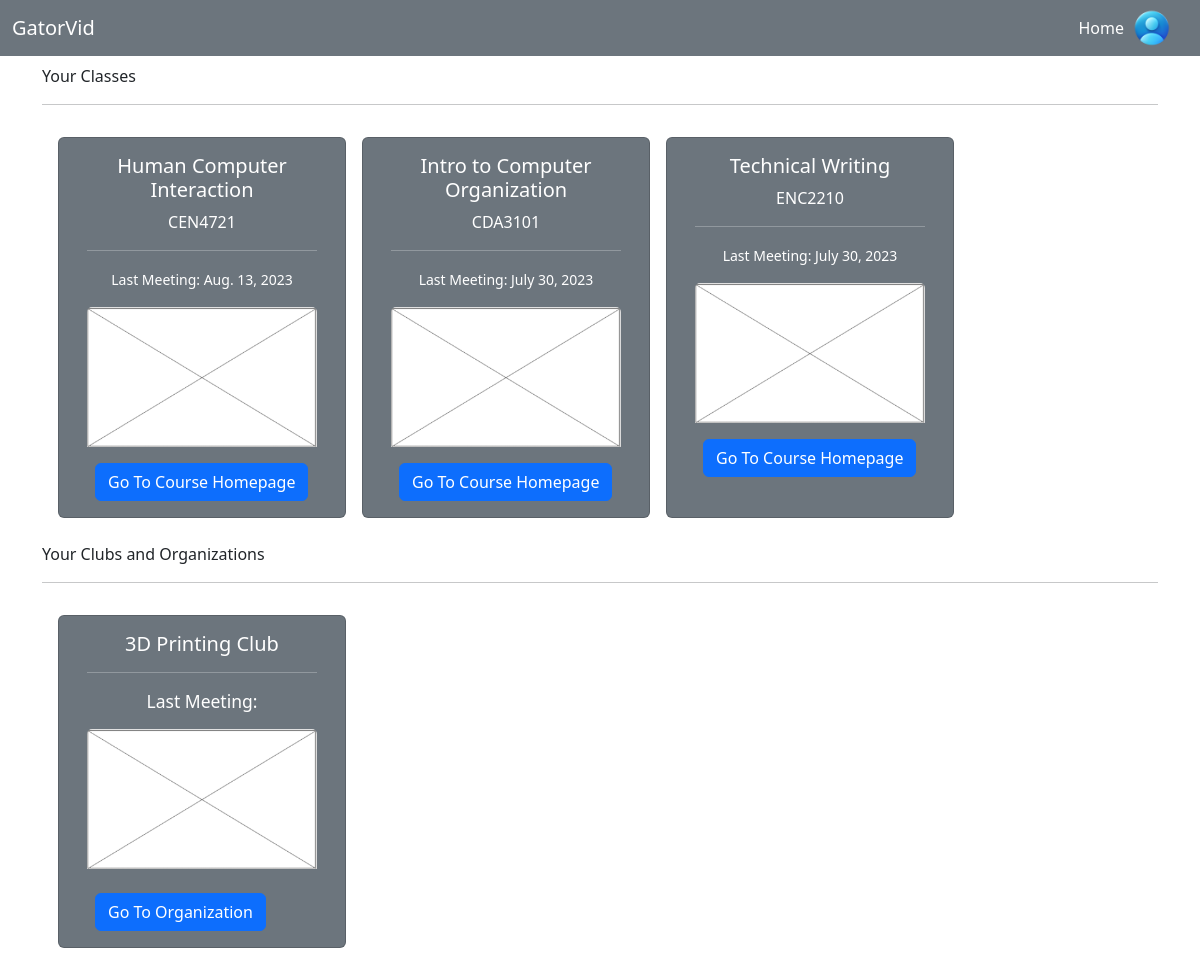
The page / on the database its author committed.
### streaming_app/models.py (models this page shows, shortened)
class Course(models.Model):
    name = models.CharField(max_length=120)
    course_code = models.CharField(max_length=10, unique=True)
    description = models.TextField()
    start_date = models.DateField()
    end_date = models.DateField()

class Club(models.Model):
    name = models.CharField(max_length=100)
    purpose = models.TextField()
    email = models.EmailField()
    announcements = models.TextField()
    events = models.TextField()

### streaming_app/views.py (the view)
# urls.py: path('', views.index_view, name='index'),
def index_view(request):
    courses = Course.objects.all()
    clubs = Club.objects.all()
    context = {
        "courses": courses,
        "clubs": clubs,
    }
    return render(request, 'index.html', context)

### streaming_app/templates/index.html (shortened to what this page needs)
<!DOCTYPE html>
<html lang="en">
<head>
	<link rel="stylesheet" href="../static/streaming_app/styles.css">
	{% load static %}
	<link rel="stylesheet" href={% static 'streaming_app/bootstrap-5.3.0-dist/css/bootstrap.min.css' %}>
</head>
<body>
	<nav class="navbar navbar-expand navbar-dark bg-secondary">
		<div class="container-fluid">
		  <a class="navbar-brand" href="{% url 'index' %}">GatorVid</a>
		  <div class="navbar-collapse collapse w-100" id="collapsingNavbar3">
			<ul class="nav navbar-nav ml-auto w-100 justify-content-end align-bottom">
				<li class="nav-item">
					<a class="nav-link active" href="{% url 'index' %}">Home</a>
				</li>
				<li class="nav-item">
					<a class="navbar-brand" href="{% url 'account' %}">
						<img src="../static/streaming_app/images/icons8-male-user-94.png" class="img-fluid" alt="Account" width="40" height="40">
					</a>
				</li>
			</ul>
		</div>
		</div>
	</nav>
	<div class="container mt-2 mb-2">
		  <p>Your Classes</p>
		  <hr>
		  <div class="container horizontal-scrollable">
			<div class="row flex-nowrap gap-3 p-3">
			{% for course in courses %}
				<div class="card text-white bg-secondary col-xs-4">
					<div class="card-body text-center">
						<h5 class="card-title text-wrap">{{ course.name }}</h5>
						<p class="card-text">{{ course.course_code }}</p>
						<hr>
						<p class="card-text"><small>Last Meeting: {{ course.end_date }}</small></p>
						<img class="card-img-top" src="../static/streaming_app/images/Content.png" alt="Card image cap">
					</div>
					<a href="{% url 'course' course.course_code %}" class="btn btn-primary ms-4 me-4 mb-3">Go To Course Homepage</a>
				</div>
			{% endfor %}
			</div>
		  </div>
	</div>
    <div class="container mt-2 mb-2">
		  <p>Your Clubs and Organizations</p>
		  <hr>
		  <div class="container horizontal-scrollable">
			<div class="row flex-nowrap gap-3 p-3">
			{% for club in clubs %}
				<div class="card text-white bg-secondary col-xs-4">
					<div class="card-body text-center">
						<h5 class="card-title text-wrap">{{ club.name }}</h>
						<hr>
						<p class="card-text"><small>Last Meeting:</small></p>
						<img class="card-img-top" src="../static/streaming_app/images/Content.png" alt="Card image cap">
					</div>
					<a href="{% url 'club' club.name %}" class="btn btn-primary ms-4 me-4 mb-3">Go To Organization</a>
				</div>
			{% endfor %}
			</div>
		  </div>
	</div>
</body>
</html>

### streaming_app/static/streaming_app/styles.css (style rules this page uses)
.horizontal-scrollable > .row { overflow-x: auto; white-space: nowrap; }
.horizontal-scrollable > .row > .col-xs-4 { width: 18rem; display: inline-block; float: none; }

### rows shown on the page
Course: name "Human Computer Interaction", course_code "CEN4721", end_date "Aug. 13, 2023"
Course: name "Intro to Computer Organization", course_code "CDA3101", end_date "July 30, 2023"
Course: name "Technical Writing", course_code "ENC2210", end_date "July 30, 2023"
Club: name "3D Printing Club"
